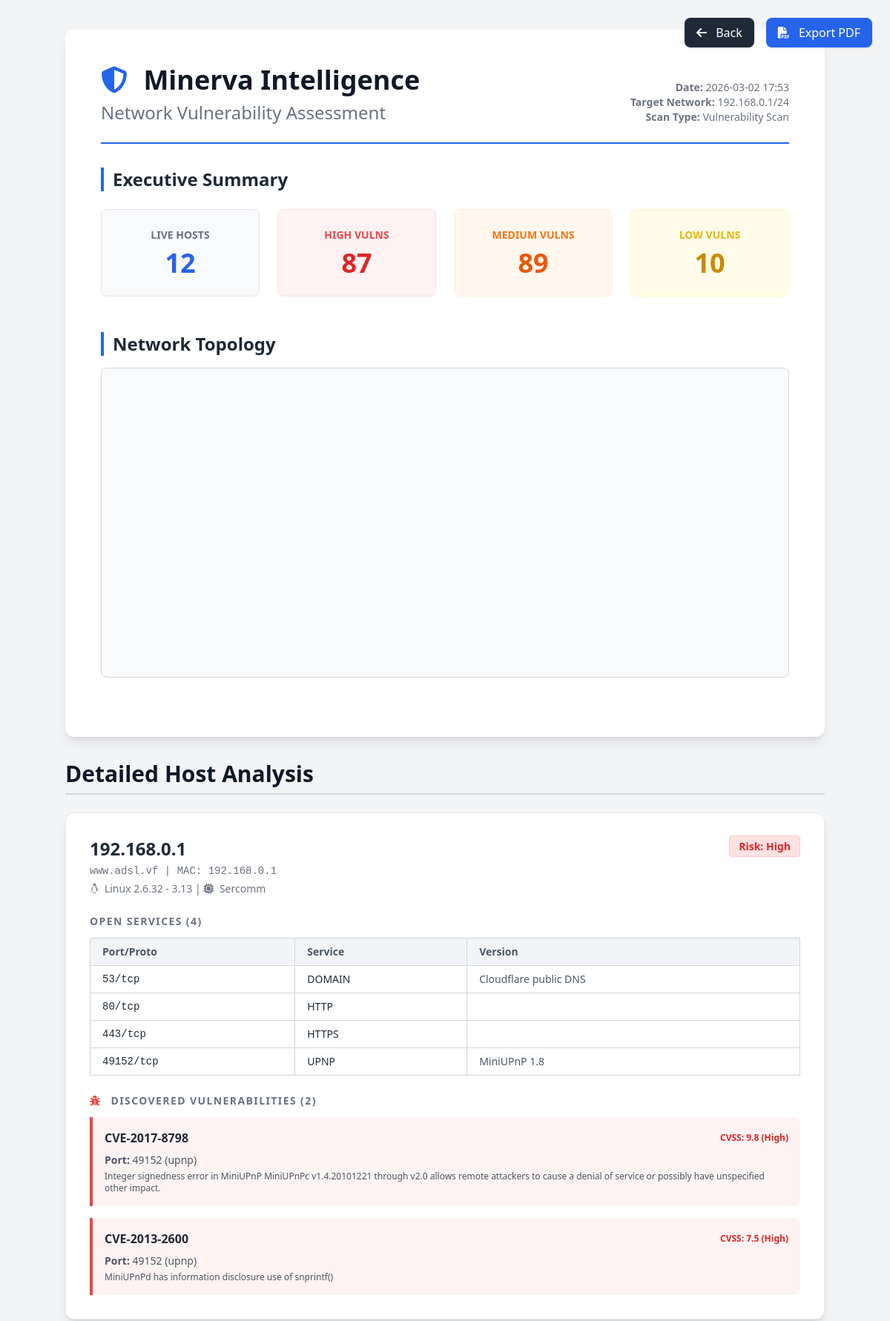
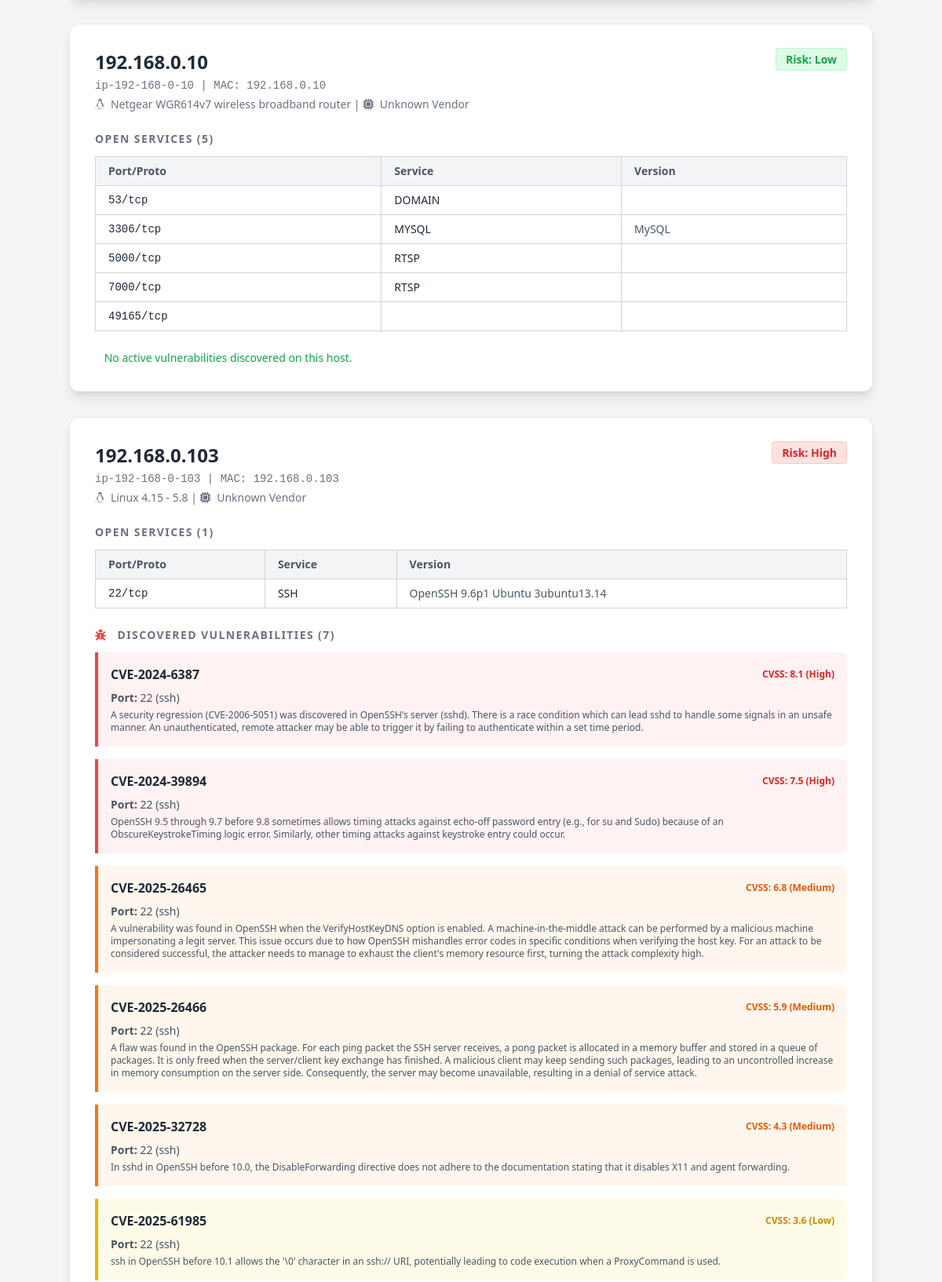
Screenshot of /report (upper part) with the database file from the repository (2 pictures, top to bottom).
### app/models.py (models this page shows)
class Scan(Base):
    __tablename__ = "scans"
    id = Column(Integer, primary_key=True, index=True)
    project_id = Column(Integer, ForeignKey("projects.id"))
    timestamp = Column(DateTime, default=datetime.datetime.utcnow)
    scan_type = Column(String)
    gateway_ip = Column(String, nullable=True)
    subnet_mask = Column(String, nullable=True)
    project = relationship("Project", back_populates="scans")
    results = relationship("ScanResult", back_populates="scan", cascade="all, delete-orphan")

class ScanResult(Base):
    __tablename__ = "scan_results"
    id = Column(Integer, primary_key=True, index=True)
    scan_id = Column(Integer, ForeignKey("scans.id"))
    host_mac = Column(String, ForeignKey("hosts.mac_address"))
    ip_address = Column(String)
    status = Column(String)
    scan = relationship("Scan", back_populates="results")
    host = relationship("Host")
    ports = relationship("Port", back_populates="scan_result", cascade="all, delete-orphan")

class Host(Base):
    __tablename__ = "hosts"
    mac_address = Column(String, primary_key=True, index=True)
    hostname = Column(String)
    first_seen = Column(DateTime, default=datetime.datetime.utcnow)
    os_name = Column(String, nullable=True, default="Unknown")
    vendor = Column(String, nullable=True, default="Unknown")
    results = relationship("ScanResult", back_populates="host")

class Port(Base):
    __tablename__ = "ports"
    id = Column(Integer, primary_key=True, index=True)
    scan_result_id = Column(Integer, ForeignKey("scan_results.id"))
    port_number = Column(Integer)
    protocol = Column(String)
    service_name = Column(String)
    state = Column(String)
    version_info = Column(String, nullable=True)
    scan_result = relationship("ScanResult", back_populates="ports")
    vulnerabilities = relationship("Vulnerability", back_populates="port", cascade="all, delete-orphan")

class Vulnerability(Base):
    __tablename__ = "vulnerabilities"
    id = Column(Integer, primary_key=True, index=True)
    port_id = Column(Integer, ForeignKey("ports.id"))
    cve_id = Column(String, index=True)
    severity = Column(String) # High, Medium, Low
    cvss_score = Column(String)
    description = Column(String, nullable=True)
    port = relationship("Port", back_populates="vulnerabilities")

### app/main.py (the view)
@app.get("/report", response_class=HTMLResponse)
async def generate_report(request: Request, db: Session = Depends(get_db)):
    latest_scan = db.query(models.Scan).order_by(models.Scan.timestamp.desc()).first()
    if not latest_scan:
        return HTMLResponse(content="<h1>No hay escaneos previos para generar un informe.</h1>", status_code=404)
    results = db.query(models.ScanResult).filter(models.ScanResult.scan_id == latest_scan.id, models.ScanResult.status == "up").all()
    high_vulns = 0
    med_vulns = 0
    low_vulns = 0
    report_hosts = []
    for r in results:
        open_ports = [p for p in r.ports if p.port_number != 0 and p.state != 'filtered']
        host_vulns = []
        host_high = 0
        for port in open_ports:
            host_vulns.extend(port.vulnerabilities)
            for v in port.vulnerabilities:
                if v.severity == "High":
                    high_vulns += 1
                    host_high += 1
                elif v.severity == "Medium":
                    med_vulns += 1
                else:
                    low_vulns += 1
        risk = "Low"
        if host_high > 0: risk = "High"
        elif len(host_vulns) > 0 or len(open_ports) > 5: risk = "Medium"
        report_hosts.append({
            "ip": r.ip_address,
            "mac": r.host.mac_address.replace('MAC-', '') if r.host else "Unknown",
            "hostname": r.host.hostname if r.host and r.host.hostname != 'Desconocido' else f"ip-{r.ip_address.replace('.','-')}",
            "os": r.host.os_name if r.host else "Unknown",
            "vendor": r.host.vendor if r.host else "Unknown",
            "ports": open_ports,
            "vulns": host_vulns,
            "risk": risk
        })
    return templates.TemplateResponse("report.html", {
        "request": request,
        "scan": latest_scan,
        "hosts": report_hosts,
        "total_hosts": len(report_hosts),
        "total_vulns": high_vulns + med_vulns + low_vulns,
        "high_vulns": high_vulns,
        "med_vulns": med_vulns,
        "low_vulns": low_vulns,
        "date": latest_scan.timestamp.strftime('%Y-%m-%d %H:%M')
    })

### templates/report.html (shortened to what this page needs)
<!DOCTYPE html>
<html lang="en">
<head>
    <script src="https://cdn.tailwindcss.com"></script>
    <link rel="stylesheet" href="https://cdnjs.cloudflare.com/ajax/libs/font-awesome/6.4.0/css/all.min.css">
</head>
<body class="font-sans pb-20">
    <div class="no-print fixed top-6 right-6 flex space-x-4 z-50">
        <a href="/dashboard" class="px-4 py-2 bg-gray-800 text-white rounded-lg shadow hover:bg-gray-700 transition"><i
                class="fa-solid fa-arrow-left mr-2"></i> Back</a>
        <button onclick="window.print()"
            class="px-4 py-2 bg-blue-600 text-white rounded-lg shadow hover:bg-blue-500 transition"><i
                class="fa-solid fa-file-pdf mr-2"></i> Export PDF</button>
    </div>
    <div class="max-w-5xl mx-auto bg-white p-12 mt-10 shadow-lg rounded-xl">
        <div class="border-b-2 border-blue-600 pb-6 mb-8 flex justify-between items-end">
            <div>
                <h1 class="text-4xl font-black text-gray-900 mb-2"><i
                        class="fa-solid fa-shield-halved text-blue-600 mr-3"></i> Minerva Intelligence</h1>
                <h2 class="text-2xl text-gray-500 font-light">Network Vulnerability Assessment</h2>
            </div>
            <div class="text-right text-sm text-gray-500">
                <p><strong>Date:</strong> {{ date }}</p>
                <p><strong>Target Network:</strong> {{ scan.gateway_ip }}/24</p>
                <p><strong>Scan Type:</strong> {{ scan.scan_type }}</p>
            </div>
        </div>
        <div class="mb-12">
            <h3 class="text-2xl font-bold mb-6 text-gray-800 border-l-4 border-blue-600 pl-3">Executive Summary</h3>
            <div class="grid grid-cols-4 gap-6 mb-8">
                <div class="bg-gray-50 p-6 rounded-lg border border-gray-200 text-center">
                    <p class="text-sm font-bold text-gray-500 uppercase">Live Hosts</p>
                    <p class="text-4xl font-black text-blue-600 mt-2">{{ total_hosts }}</p>
                </div>
                <div class="bg-red-50 p-6 rounded-lg border border-red-100 text-center">
                    <p class="text-sm font-bold text-red-500 uppercase">High Vulns</p>
                    <p class="text-4xl font-black text-red-600 mt-2">{{ high_vulns }}</p>
                </div>
                <div class="bg-orange-50 p-6 rounded-lg border border-orange-100 text-center">
                    <p class="text-sm font-bold text-orange-500 uppercase">Medium Vulns</p>
                    <p class="text-4xl font-black text-orange-600 mt-2">{{ med_vulns }}</p>
                </div>
                <div class="bg-yellow-50 p-6 rounded-lg border border-yellow-100 text-center">
                    <p class="text-sm font-bold text-yellow-500 uppercase">Low Vulns</p>
                    <p class="text-4xl font-black text-yellow-600 mt-2">{{ low_vulns }}</p>
                </div>
            </div>
        </div>
        <div class="mb-8">
            <h3 class="text-2xl font-bold mb-4 text-gray-800 border-l-4 border-blue-600 pl-3">Network Topology</h3>
            <div class="border border-gray-300 rounded-lg bg-gray-50 p-2">
                <div id="report-map" class="w-full h-[400px]"></div>
            </div>
        </div>
    </div>
    <div class="max-w-5xl mx-auto mt-8 page-break">
        <h3 class="text-3xl font-black text-gray-900 mb-6 border-b-2 border-gray-300 pb-2">Detailed Host Analysis</h3>
        {% for host in hosts %}
        <div class="bg-white p-8 mb-8 shadow-lg rounded-xl avoid-break border border-gray-200">
            <div class="flex justify-between items-start mb-6">
                <div>
                    <h4 class="text-2xl font-bold text-gray-800">{{ host.ip }}</h4>
                    <p class="text-gray-500 text-sm mt-1 font-mono">{{ host.hostname }} | MAC: {{ host.mac }}</p>
                    <p class="text-gray-500 text-sm mt-1"><i class="fa-brands fa-linux mr-1"></i> {{ host.os }} | <i
                            class="fa-solid fa-microchip mr-1"></i> {{ host.vendor }}</p>
                </div>
                <div class="text-right">
                    <span
                        class="px-3 py-1 rounded text-sm font-bold border {{ 'bg-red-100 text-red-600 border-red-200' if host.risk == 'High' else 'bg-orange-100 text-orange-600 border-orange-200' if host.risk == 'Medium' else 'bg-green-100 text-green-600 border-green-200' }}">
                        Risk: {{ host.risk }}
                    </span>
                </div>
            </div>
            {% if host.ports|length > 0 %}
            <h5 class="text-sm font-bold text-gray-500 uppercase tracking-widest mb-3 mt-6">Open Services ({{
                host.ports|length }})</h5>
            <table class="w-full text-left text-sm border-collapse mb-6">
                <thead>
                    <tr class="bg-gray-100 text-gray-600">
                        <th class="border border-gray-300 px-4 py-2">Port/Proto</th>
                        <th class="border border-gray-300 px-4 py-2">Service</th>
                        <th class="border border-gray-300 px-4 py-2">Version</th>
                    </tr>
                </thead>
                <tbody>
                    {% for port in host.ports %}
                    <tr>
                        <td class="border border-gray-300 px-4 py-2 font-mono">{{ port.port_number }}/{{ port.protocol
                            }}</td>
                        <td class="border border-gray-300 px-4 py-2 uppercase">{{ port.service_name }}</td>
                        <td class="border border-gray-300 px-4 py-2 text-gray-600">{{ port.version_info }}</td>
                    </tr>
                    {% endfor %}
                </tbody>
            </table>
            {% endif %}
            {% if host.vulns|length > 0 %}
            <h5 class="text-sm font-bold text-gray-500 uppercase tracking-widest mb-3 mt-6"><i
                    class="fa-solid fa-bug text-red-500 mr-2"></i> Discovered Vulnerabilities ({{ host.vulns|length }})
            </h5>
            <div class="space-y-4">
                {% for vuln in host.vulns %}
                <div
                    class="border-l-4 {{ 'border-red-500 bg-red-50' if vuln.severity == 'High' else 'border-orange-500 bg-orange-50' if vuln.severity == 'Medium' else 'border-yellow-500 bg-yellow-50' }} p-4 rounded-r-lg">
                    <div class="flex justify-between items-center mb-2">
                        <span class="font-bold text-gray-800">{{ vuln.cve_id }}</span>
                        <span
                            class="text-xs font-bold {{ 'text-red-600' if vuln.severity == 'High' else 'text-orange-600' if vuln.severity == 'Medium' else 'text-yellow-600' }}">CVSS:
                            {{ vuln.cvss_score }} ({{ vuln.severity }})</span>
                    </div>
                    <p class="text-sm text-gray-600 mb-1"><strong>Port:</strong> {{ vuln.port.port_number }} ({{
                        vuln.port.service_name }})</p>
                    <p class="text-xs text-gray-600">{{ vuln.description }}</p>
                </div>
                {% endfor %}
            </div>
            {% else %}
            <p class="text-sm text-green-600 font-medium mt-4"> No active
                vulnerabilities discovered on this host.</p>
            {% endif %}
        </div>
        {% endfor %}
    </div>
</body>
</html>

### templates/report.html (style rules this page uses)
body { background-color: #f3f4f6; color: #1f2937; }

### rows the page displays
Scan: gateway_ip "192.168.0.1", scan_type "Vulnerability Scan"
ScanResult: ip "192.168.0.1"
Host: hostname "www.adsl.vf", os "Linux 2.6.32 - 3.13", vendor "Sercomm"
Port: port_number "53", protocol "tcp", service_name "DOMAIN", version_info "Cloudflare public DNS"
Port: port_number "80", protocol "tcp", service_name "HTTP"
Port: port_number "443", protocol "tcp", service_name "HTTPS"
Port: port_number "49152", protocol "tcp", service_name "UPNP", version_info "MiniUPnP 1.8"
Vulnerability: cve_id "CVE-2017-8798", cvss_score "9.8", severity "High", port.port_number "49152", port.service_name "upnp", description "Integer signedness error in MiniUPnP MiniUPnPc v1.4.20101221 through v2.0 allows remote attackers to cause a denial of service or possibly have unspecified other impact."
Vulnerability: cve_id "CVE-2013-2600", cvss_score "7.5", severity "High", port.port_number "49152", port.service_name "upnp", description "MiniUPnPd has information disclosure use of snprintf()"
ScanResult: ip "192.168.0.10"
Host: os "Netgear WGR614v7 wireless broadband router", vendor "Unknown Vendor"
Port: port_number "53", protocol "tcp", service_name "DOMAIN"
Port: port_number "3306", protocol "tcp", service_name "MYSQL", version_info "MySQL"
Port: port_number "5000", protocol "tcp", service_name "RTSP"
Port: port_number "7000", protocol "tcp", service_name "RTSP"
Port: port_number "49165", protocol "tcp"
ScanResult: ip "192.168.0.103"
Host: os "Linux 4.15 - 5.8", vendor "Unknown Vendor"
Port: port_number "22", protocol "tcp", service_name "SSH", version_info "OpenSSH 9.6p1 Ubuntu 3ubuntu13.14"
Vulnerability: cve_id "CVE-2024-6387", cvss_score "8.1", severity "High", port.port_number "22", port.service_name "ssh", description "A security regression (CVE-2006-5051) was discovered in OpenSSH's server (sshd). There is a race condition which can lead sshd to handle some signals in an unsafe manner. An unauthenticated, remote attacker may be able to trigger it by failing to authenticate within a set time period."
Vulnerability: cve_id "CVE-2024-39894", cvss_score "7.5", severity "High", port.port_number "22", port.service_name "ssh", description "OpenSSH 9.5 through 9.7 before 9.8 sometimes allows timing attacks against echo-off password entry (e.g., for su and Sudo) because of an ObscureKeystrokeTiming logic error. Similarly, other timing attacks against keystroke entry could occur."
Vulnerability: cve_id "CVE-2025-26465", cvss_score "6.8", severity "Medium", port.port_number "22", port.service_name "ssh", description "A vulnerability was found in OpenSSH when the VerifyHostKeyDNS option is enabled. A machine-in-the-middle attack can be performed by a malicious machine impersonating a legit server. This issue occurs due to how OpenSSH mishandles error codes in specific conditions when verifying the host key. For an attack to be considered successful, the attacker needs to manage to exhaust the client's memory resource first, turning the attack complexity high."
Vulnerability: cve_id "CVE-2025-26466", cvss_score "5.9", severity "Medium", port.port_number "22", port.service_name "ssh", description "A flaw was found in the OpenSSH package. For each ping packet the SSH server receives, a pong packet is allocated in a memory buffer and stored in a queue of packages. It is only freed when the server/client key exchange has finished. A malicious client may keep sending such packages, leading to an uncontrolled increase in memory consumption on the server side. Consequently, the server may become unavailable, resulting in a denial of service attack."
Vulnerability: cve_id "CVE-2025-32728", cvss_score "4.3", severity "Medium", port.port_number "22", port.service_name "ssh", description "In sshd in OpenSSH before 10.0, the DisableForwarding directive does not adhere to the documentation stating that it disables X11 and agent forwarding."
Vulnerability: cve_id "CVE-2025-61985", cvss_score "3.6", severity "Low", port.port_number "22", port.service_name "ssh", description "ssh in OpenSSH before 10.1 allows the '\\0' character in an ssh:// URI, potentially leading to code execution when a ProxyCommand is used."

### other values shown
{{ date }} "2026-03-02 17:53"
{{ total_hosts }} "12"
{{ high_vulns }} "87"
{{ med_vulns }} "89"
{{ low_vulns }} "10"
{{ host.mac }} "192.168.0.1" "192.168.0.10" "192.168.0.103"
{{ host.risk }} "High" "Low" "High"
{{ host.ports|length }} "4" "5" "1"
{{ host.vulns|length }} "2" "7"
{{ host.hostname }} "ip-192-168-0-10" "ip-192-168-0-103"
